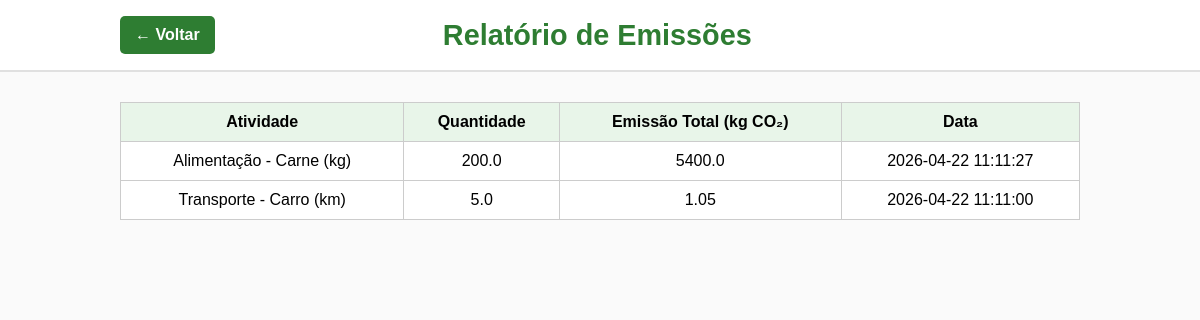
/relatorio (signed in), run on an earlier commit of the app's database.
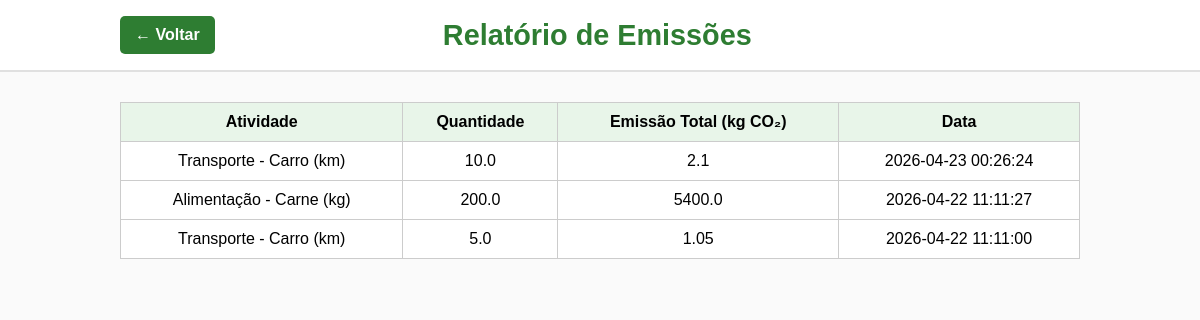
And on a later commit of the database.
### tables this page shows
CREATE TABLE registros_carbono (
            id_registro INTEGER PRIMARY KEY AUTOINCREMENT,
            id_usuario INTEGER NOT NULL,
            id_atividade INTEGER NOT NULL,
            quantidade REAL NOT NULL,
            emissao_total REAL,
            data_registro DATETIME DEFAULT CURRENT_TIMESTAMP,
            FOREIGN KEY (id_usuario) REFERENCES usuarios(id_usuario),
            FOREIGN KEY (id_atividade) REFERENCES atividades(id_atividade)
        );

CREATE TABLE atividades (
            id_atividade INTEGER PRIMARY KEY AUTOINCREMENT,
            nome TEXT NOT NULL,
            fator_emissao REAL NOT NULL
        );

### app.py (the view)
@app.route("/relatorio")
def relatorio():
    if "user_id" not in session:
        return redirect(url_for("login"))
    conn = conectar()
    registros = conn.execute("""
        SELECT a.nome, r.quantidade, r.emissao_total, r.data_registro
        FROM registros_carbono r
        JOIN atividades a ON r.id_atividade = a.id_atividade
        WHERE r.id_usuario = ?
        ORDER BY r.data_registro DESC
    """, (session["user_id"],)).fetchall()
    conn.close()
    return render_template("relatorio.html", registros=registros)

### app.py (called while the page is built)
def conectar():
    conn = sqlite3.connect(DATABASE)
    conn.row_factory = sqlite3.Row  # Isso permite usar usuario['id_usuario']
    return conn

### templates/relatorio.html (shortened to what this page needs)
<!DOCTYPE html>
<html lang="pt-BR">
<head>
</head>
<body>
    <div class="topo">
        <div class="container topo-conteudo">
            <a href="{{ url_for('index') }}" class="btn-voltar">← Voltar</a>
            <h1>Relatório de Emissões</h1>
        </div>
    </div>
    <div class="container">
        <table>
            <tr>
                <th>Atividade</th>
                <th>Quantidade</th>
                <th>Emissão Total (kg CO₂)</th>
                <th>Data</th>
            </tr>
            {% for r in registros %}
            <tr>
                <td>{{ r.nome }}</td>
                <td>{{ r.quantidade }}</td>
                <td>{{ r.emissao_total }}</td>
                <td>{{ r.data_registro }}</td>
            </tr>
            {% endfor %}
        </table>
    </div>
</body>
</html>

### templates/relatorio.html (style rules this page uses)
body { font-family: Arial, sans-serif; background-color: #fafafa; margin: 0; }
.container { width: 80%; margin: 0 auto; }
.topo { background-color: #ffffff; border-bottom: 2px solid #e0e0e0; }
.topo-conteudo { display: flex; align-items: center; justify-content: space-between; height: 70px; }
.topo h1 { margin: 0; color: #2e7d32; font-size: 1.8em; text-align: center; flex: 1; }
.btn-voltar { padding: 10px 15px; background-color: #2e7d32; color: white; text-decoration: none; border-radius: 5px; font-weight: bold; }
table { margin: 30px auto; border-collapse: collapse; width: 100%; background-color: white; }
th, td { border: 1px solid #ccc; padding: 10px; text-align: center; }
th { background-color: #e8f5e9; font-weight: bold; }

What changed in the data, as far as the page shows it:
added registros_carbono: nome "Transporte - Carro (km)", quantidade "10.0", emissao_total "2.1", data_registro "2026-04-23 00:26:24"
